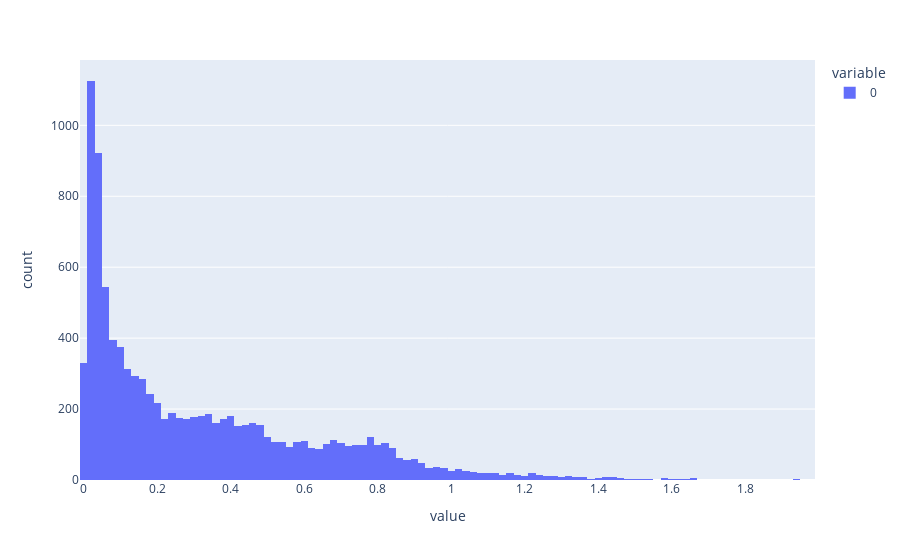

Notebook code cell kept with this figure:
### Code cell
px.histogram(nz)

### Figure 1 — Plotly figure (JSON) as saved in the notebook; plotly's stock layout.template omitted (floating-point values rounded to 4 significant figures; data arrays with more than 128 entries replaced by an {"elided": "..."} marker saying what was removed)
{"data": [{"alignmentgroup": "True", "bingroup": "x", "hovertemplate": "variable=0<br>value=%{x}<br>count=%{y}<extra></extra>", "legendgroup": "0", "marker": {"color": "#636efa", "pattern": {"shape": ""}}, "name": "0", "offsetgroup": "0", "orientation": "v", "showlegend": true, "type": "histogram", "x": {"elided": "10000 float values"}, "xaxis": "x", "yaxis": "y"}], "layout": {"barmode": "relative", "legend": {"title": {"text": "variable"}, "tracegroupgap": 0}, "margin": {"t": 60}, "xaxis": {"anchor": "y", "domain": [0, 1], "title": {"text": "value"}}, "yaxis": {"anchor": "x", "domain": [0, 1], "title": {"text": "count"}}}}
